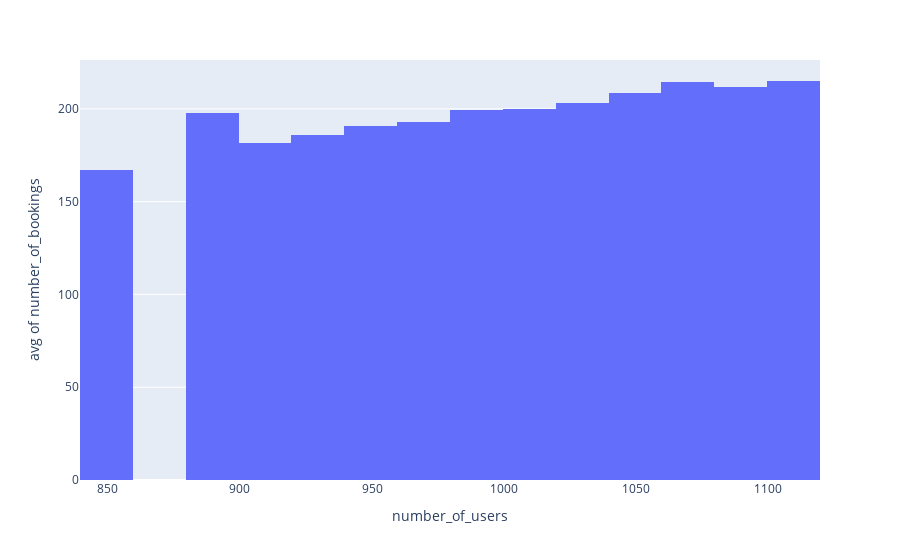

Notebook cell for this chart:
### Markdown cell above
#### Choosing the aggregation function

Suppose we now want to see the average number of bookings vs the number of users (if everything works well, we should see a trend, the higher the number of users, then the higher the number of bookings). We can do this by setting the variable to use in the y axis with the ```y``` argument and we can choose the aggregation function with the ```histfunc``` argument. This is how it will look like:

### Code cell
fig = px.histogram(data_users_dict, x="number_of_users", y='number_of_bookings', histfunc='avg')
fig.show()

### Figure 1 — Plotly figure (JSON) as saved in the notebook; plotly's stock layout.template omitted (floating-point values rounded to 4 significant figures)
{"data": [{"alignmentgroup": "True", "bingroup": "x", "histfunc": "avg", "hovertemplate": "number_of_users=%{x}<br>avg of number_of_bookings=%{y}<extra></extra>", "legendgroup": "", "marker": {"color": "#636efa", "pattern": {"shape": ""}}, "name": "", "offsetgroup": "", "orientation": "v", "showlegend": false, "type": "histogram", "x": [1004, 964, 929, 1051, 1039, 973, 961, 978, 952, 994, 949, 1026, 1074, 949, 923, 1037, 946, 971, 910, 1018, 983, 997, 971, 850, 1060, 1072, 914, 927, 903, 989, 1001, 1054, 1054, 1038, 963, 930, 1034, 971, 982, 1018, 1010, 1002, 1081, 933, 1057, 999, 897, 924, 999, 1041, 1058, 1010, 970, 928, 959, 995, 977, 1062, 1024, 1103, 991, 1038, 961, 1049, 991, 986, 999, 935, 949, 961, 965, 1071, 1039, 1008, 1025, 997, 1006, 1061, 1045, 1016, 1046, 1052, 979, 1000, 1004, 1091, 992, 1042, 1035, 1018, 1021, 923, 1069, 1034, 1022, 1097, 976, 1067, 1019, 965, 960, 1056, 963, 1056, 1044, 1006, 1062, 906, 994, 1036, 990, 1014, 950, 990, 956, 1026, 974, 965, 1049, 973], "xaxis": "x", "y": [220, 195, 192, 225, 209, 195, 209, 205, 198, 207, 179, 213, 223, 193, 196, 217, 192, 195, 180, 210, 202, 216, 199, 167, 201, 211, 182, 199, 199, 188, 172, 215, 209, 203, 186, 187, 206, 198, 195, 211, 193, 196, 199, 182, 213, 192, 198, 178, 200, 201, 208, 181, 188, 177, 183, 211, 186, 228, 201, 215, 218, 197, 187, 200, 180, 209, 185, 184, 198, 195, 204, 225, 219, 209, 204, 207, 205, 205, 197, 207, 218, 208, 191, 195, 199, 234, 202, 200, 203, 183, 197, 180, 226, 192, 193, 203, 185, 209, 213, 183, 188, 207, 187, 207, 198, 209, 202, 165, 209, 196, 193, 196, 193, 178, 188, 194, 209, 170, 219, 197], "yaxis": "y"}], "layout": {"barmode": "relative", "legend": {"tracegroupgap": 0}, "margin": {"t": 60}, "xaxis": {"anchor": "y", "domain": [0, 1], "title": {"text": "number_of_users"}}, "yaxis": {"anchor": "x", "domain": [0, 1], "title": {"text": "avg of number_of_bookings"}}}}
